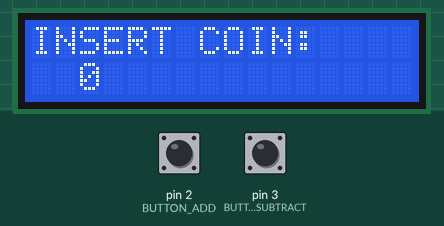
Simulated run of this sketch. Board: Arduino Uno, built with avr-gcc and run on an emulated ATmega328P. Shown: 16×2 character LCD. The inputs (shaded band) are chosen by the test bench; at power-on: pin 2 (BUTTON_ADD) HIGH, pin 3 (BUTTON_SUBTRACT) HIGH. What the sketch prints to the serial monitor is not drawn.

Above: at 1.2 s.
1.3 s: pin 2 (BUTTON_ADD) pulled LOW for 0.15 s
At 2.2 s:
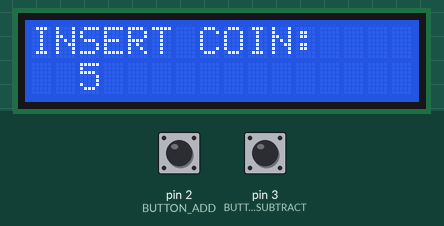
2.9 s: pin 3 (BUTTON_SUBTRACT) pulled LOW for 0.15 s
At 3.4 s:
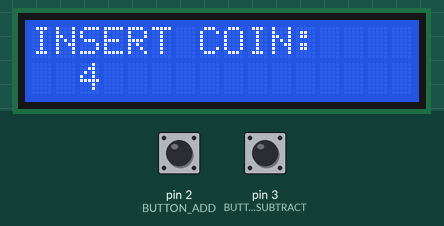
4.5 s: pin 2 (BUTTON_ADD) pulled LOW for 1 s
At 5.9 s:
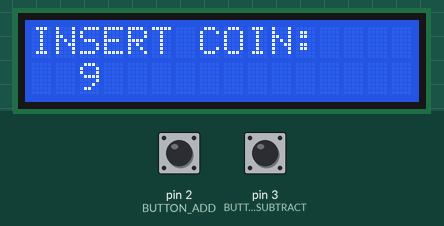
7.0 s: pin 3 (BUTTON_SUBTRACT) pulled LOW for 1 s
Timing chart, 0 to 10.0 s (numbered marks = the images above; inputs shaded):
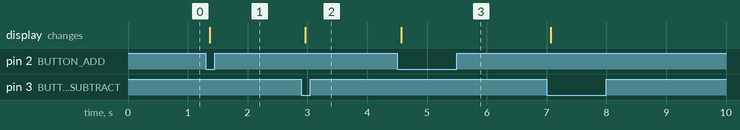

The sketch:

practise2.ino
```cpp
#include <Wire.h>
#include <LiquidCrystal_I2C.h>

LiquidCrystal_I2C lcd(0x27,16,2); //set the LCD address to 0x27 for a 16 chars and 2 line display

//VARIABLES FOR BUTTON/DIGITAL PINS
int BUTTON_ADD = 2;
int BUTTON_SUBTRACT = 3;

//Variables will change:
int buttonPushCounter = 0; //counter for the number of button presses
int up_buttonState = 0;//current state of the up button
int up_lastButtonState = 0;//previous state of the up button

int down_buttonState = 0; //current state of the up button
int down_lastButtonState = 0;//previous s tate of the up button
bool bPress = false;//button condition

void setup() {
  // put your setup code here, to run once:
  Serial.begin(9600);
  pinMode(BUTTON_ADD, INPUT_PULLUP);
  pinMode(BUTTON_SUBTRACT, INPUT_PULLUP);

  lcd.init(); //initialized the lcd

  //print a message to the LCD.
  lcd.backlight();
  lcd.setCursor(0,0);
  lcd.print("INSERT COIN:");
  lcd.setCursor(2,1);
  lcd.print(buttonPushCounter);
}

void loop() {
  // put your main code here, to run repeatedly:

  checkUp();

  checkDown();

  if(bPress){
    bPress = false;

      lcd.setCursor(2,1);
      lcd.print("                ");
      lcd.setCursor(2,1);
      lcd.print(buttonPushCounter);
  }
}

void checkUp(){
  up_buttonState = digitalRead(BUTTON_ADD);

  // compare the buttonState to its previous state
  if(up_buttonState != up_lastButtonState){
    //if the state has changed, increment the counter
    if(up_buttonState == LOW){
      bPress = true;

      // if the current state is HIGH then the button went from from off to on:

      buttonPushCounter += 5;

      Serial.println("on");
      Serial.println("number of button pushes: ");
      Serial.println(buttonPushCounter);
    }else{
      Serial.println("off");
    }
    delay(50);
  }
  up_lastButtonState = up_buttonState;
}

void checkDown(){
  down_buttonState = digitalRead(BUTTON_SUBTRACT);

    //compare the buttonState to its previous state
    if(down_buttonState != down_lastButtonState){
      //if the state has changed, increment the counter
      if(down_buttonState == LOW){
        bPress = true;

        buttonPushCounter -= 1;
      Serial.println("on");
      Serial.println("number of button pushes: ");
      Serial.println(buttonPushCounter);
      }else{
      Serial.println("off");
    }
      delay(50);
    }
    down_lastButtonState = down_buttonState;
}
```

Measured:
- after the input at 1.3 s, the display: changes after 0.07 s (image 1)
- after the input at 2.9 s, the display: changes after 0.07 s (image 2)
- after the input at 4.5 s, the display: changes after 0.07 s (image 3)
